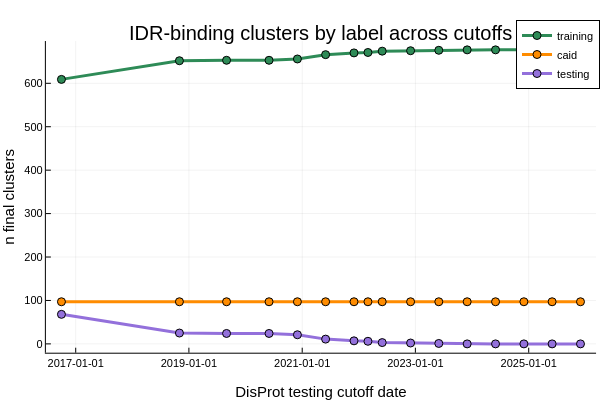

This figure's notebook cell:
### Markdown cell above
### Plot 11: IDR-Binding Cluster Counts vs Cutoff

### Code cell
plot(
    sweep_binding_clusters_wide.disprot_testing_cutoff_date,
    sweep_binding_clusters_wide.training;
    label = "training",
    xlabel = "DisProt testing cutoff date",
    ylabel = "n final clusters",
    title = "IDR-binding clusters by label across cutoffs",
    linewidth = 3,
    marker = :circle,
    color = :seagreen
)
plot!(
    sweep_binding_clusters_wide.disprot_testing_cutoff_date,
    sweep_binding_clusters_wide.caid;
    label = "caid",
    linewidth = 3,
    marker = :circle,
    color = :darkorange
)
plot!(
    sweep_binding_clusters_wide.disprot_testing_cutoff_date,
    sweep_binding_clusters_wide.testing;
    label = "testing",
    linewidth = 3,
    marker = :circle,
    color = :mediumpurple
)

### Figure 1 — Plotly figure (JSON) as saved in the notebook; plotly's stock layout.template omitted (floating-point values rounded to 4 significant figures)
{"data": [{"colorbar": {"len": 0.8657, "title": "", "x": 0.9934, "y": 0.5087}, "legendgroup": "training", "line": {"color": "rgba(46, 139, 87, 1.000)", "dash": "solid", "shape": "linear", "width": 3}, "marker": {"color": "rgba(46, 139, 87, 1.000)", "line": {"color": "rgba(0, 0, 0, 1.000)", "width": 1}, "size": 8, "symbol": "circle"}, "mode": "lines+markers", "name": "training", "showlegend": true, "type": "scatter", "x": [736238, 736999, 737303, 737577, 737760, 737942, 738125, 738215, 738307, 738490, 738672, 738855, 739038, 739221, 739403, 739586], "xaxis": "x", "y": [609, 652, 653, 653, 656, 666, 670, 671, 674, 675, 676, 677, 677, 677, 677, 677], "yaxis": "y"}, {"colorbar": {"len": 0.8657, "title": "", "x": 0.9934, "y": 0.5087}, "legendgroup": "caid", "line": {"color": "rgba(255, 140, 0, 1.000)", "dash": "solid", "shape": "linear", "width": 3}, "marker": {"color": "rgba(255, 140, 0, 1.000)", "line": {"color": "rgba(0, 0, 0, 1.000)", "width": 1}, "size": 8, "symbol": "circle"}, "mode": "lines+markers", "name": "caid", "showlegend": true, "type": "scatter", "x": [736238, 736999, 737303, 737577, 737760, 737942, 738125, 738215, 738307, 738490, 738672, 738855, 739038, 739221, 739403, 739586], "xaxis": "x", "y": [97, 97, 97, 97, 97, 97, 97, 97, 97, 97, 97, 97, 97, 97, 97, 97], "yaxis": "y"}, {"colorbar": {"len": 0.8657, "title": "", "x": 0.9934, "y": 0.5087}, "legendgroup": "testing", "line": {"color": "rgba(147, 112, 219, 1.000)", "dash": "solid", "shape": "linear", "width": 3}, "marker": {"color": "rgba(147, 112, 219, 1.000)", "line": {"color": "rgba(0, 0, 0, 1.000)", "width": 1}, "size": 8, "symbol": "circle"}, "mode": "lines+markers", "name": "testing", "showlegend": true, "type": "scatter", "x": [736238, 736999, 737303, 737577, 737760, 737942, 738125, 738215, 738307, 738490, 738672, 738855, 739038, 739221, 739403, 739586], "xaxis": "x", "y": [68, 25, 24, 24, 21, 11, 7, 6, 3, 2, 1, 0, 0, 0, 0, 0], "yaxis": "y"}], "layout": {"annotations": [{"font": {"color": "rgba(0, 0, 0, 1.000)", "family": "sans-serif", "size": 20}, "rotation": 0, "showarrow": false, "text": "IDR-binding clusters by label across cutoffs", "x": 0.535, "xanchor": "center", "xref": "paper", "y": 1, "yanchor": "top", "yref": "paper"}], "height": 400, "legend": {"bgcolor": "rgba(255, 255, 255, 1.000)", "bordercolor": "rgba(0, 0, 0, 1.000)", "borderwidth": 1, "font": {"color": "rgba(0, 0, 0, 1.000)", "family": "sans-serif", "size": 11}, "title": {"font": {"color": "rgba(0, 0, 0, 1.000)", "family": "sans-serif", "size": 15}, "text": ""}, "tracegroupgap": 0, "traceorder": "normal", "x": 1, "xanchor": "auto", "y": 1, "yanchor": "auto"}, "margin": {"b": 20, "l": 0, "r": 0, "t": 20}, "paper_bgcolor": "rgba(255, 255, 255, 1.000)", "plot_bgcolor": "rgba(255, 255, 255, 1.000)", "showlegend": true, "width": 600, "xaxis": {"anchor": "y", "domain": [0.07647, 0.9934], "gridcolor": "rgba(0, 0, 0, 0.100)", "gridwidth": 0.5, "linecolor": "rgba(0, 0, 0, 1.000)", "mirror": false, "range": [736100.0, 739700.0], "showgrid": true, "showline": true, "showticklabels": true, "tickangle": 0, "tickcolor": "rgb(0, 0, 0)", "tickfont": {"color": "rgba(0, 0, 0, 1.000)", "family": "sans-serif", "size": 11}, "tickmode": "array", "ticks": "inside", "ticktext": ["2017-01-01", "2019-01-01", "2021-01-01", "2023-01-01", "2025-01-01"], "tickvals": [736330, 737060, 737791, 738521, 739252], "title": "DisProt testing cutoff date", "titlefont": {"color": "rgba(0, 0, 0, 1.000)", "family": "sans-serif", "size": 15}, "type": "-", "visible": true, "zeroline": false, "zerolinecolor": "rgba(0, 0, 0, 1.000)"}, "yaxis": {"anchor": "x", "domain": [0.07581, 0.9415], "gridcolor": "rgba(0, 0, 0, 0.100)", "gridwidth": 0.5, "linecolor": "rgba(0, 0, 0, 1.000)", "mirror": false, "range": [-20.31, 697.3], "showgrid": true, "showline": true, "showticklabels": true, "tickangle": 0, "tickcolor": "rgb(0, 0, 0)", "tickfont": {"color": "rgba(0, 0, 0, 1.000)", "family": "sans-serif", "size": 11}, "tickmode": "array", "ticks": "inside", "ticktext": ["0", "100", "200", "300", "400", "500", "600"], "tickvals": [0, 100, 200, 300, 400, 500, 600], "title": "n final clusters", "titlefont": {"color": "rgba(0, 0, 0, 1.000)", "family": "sans-serif", "size": 15}, "type": "-", "visible": true, "zeroline": false, "zerolinecolor": "rgba(0, 0, 0, 1.000)"}}}
